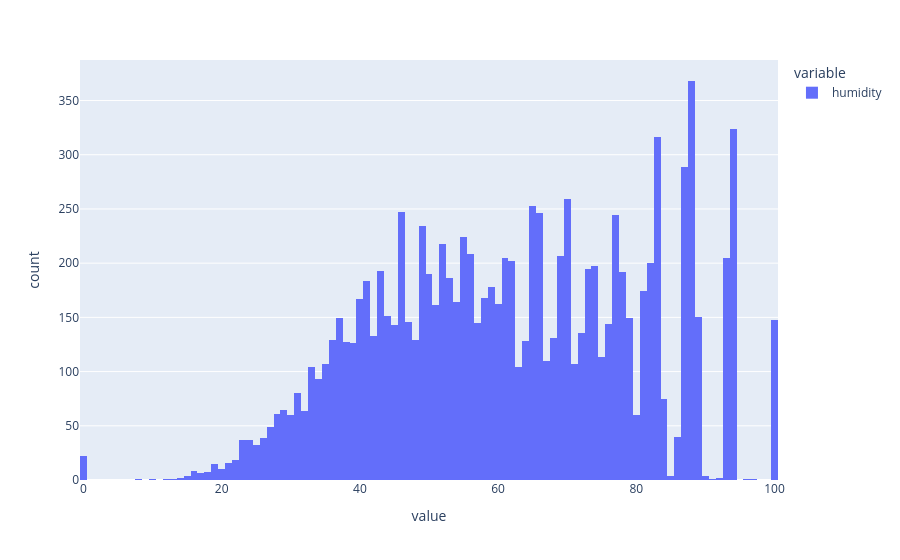

The notebook cell saved with this chart:
### Code cell
fig = px.histogram(df[["humidity"]])
fig.show()

### Figure 1 — Plotly figure (JSON) as saved in the notebook; plotly's stock layout.template omitted (floating-point values rounded to 4 significant figures; data arrays with more than 128 entries replaced by an {"elided": "..."} marker saying what was removed)
{"data": [{"bingroup": "x", "hovertemplate": "variable=humidity<br>value=%{x}<br>count=%{y}<extra></extra>", "legendgroup": "humidity", "marker": {"color": "#636efa", "pattern": {"shape": ""}}, "name": "humidity", "orientation": "v", "showlegend": true, "type": "histogram", "x": {"elided": "10886 int values"}, "xaxis": "x", "yaxis": "y"}], "layout": {"barmode": "relative", "legend": {"title": {"text": "variable"}, "tracegroupgap": 0}, "margin": {"t": 60}, "xaxis": {"anchor": "y", "domain": [0, 1], "title": {"text": "value"}}, "yaxis": {"anchor": "x", "domain": [0, 1], "title": {"text": "count"}}}}
